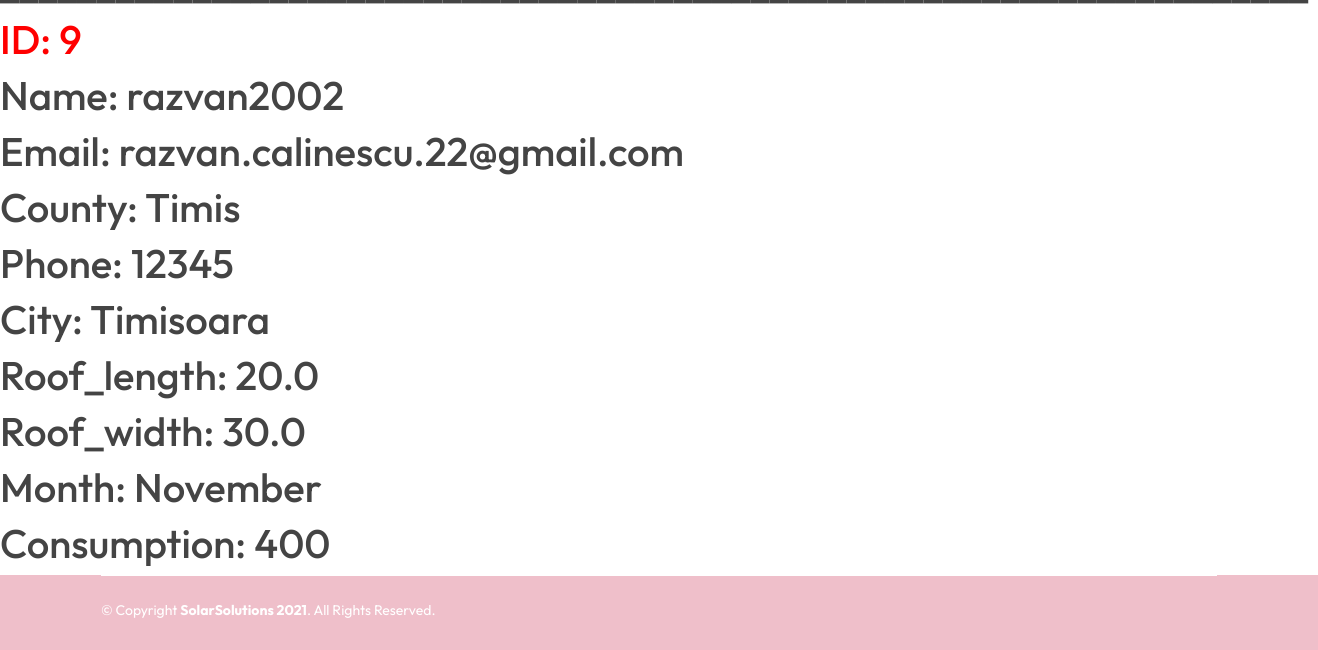
The page /database (lower part) on the database as committed earlier.
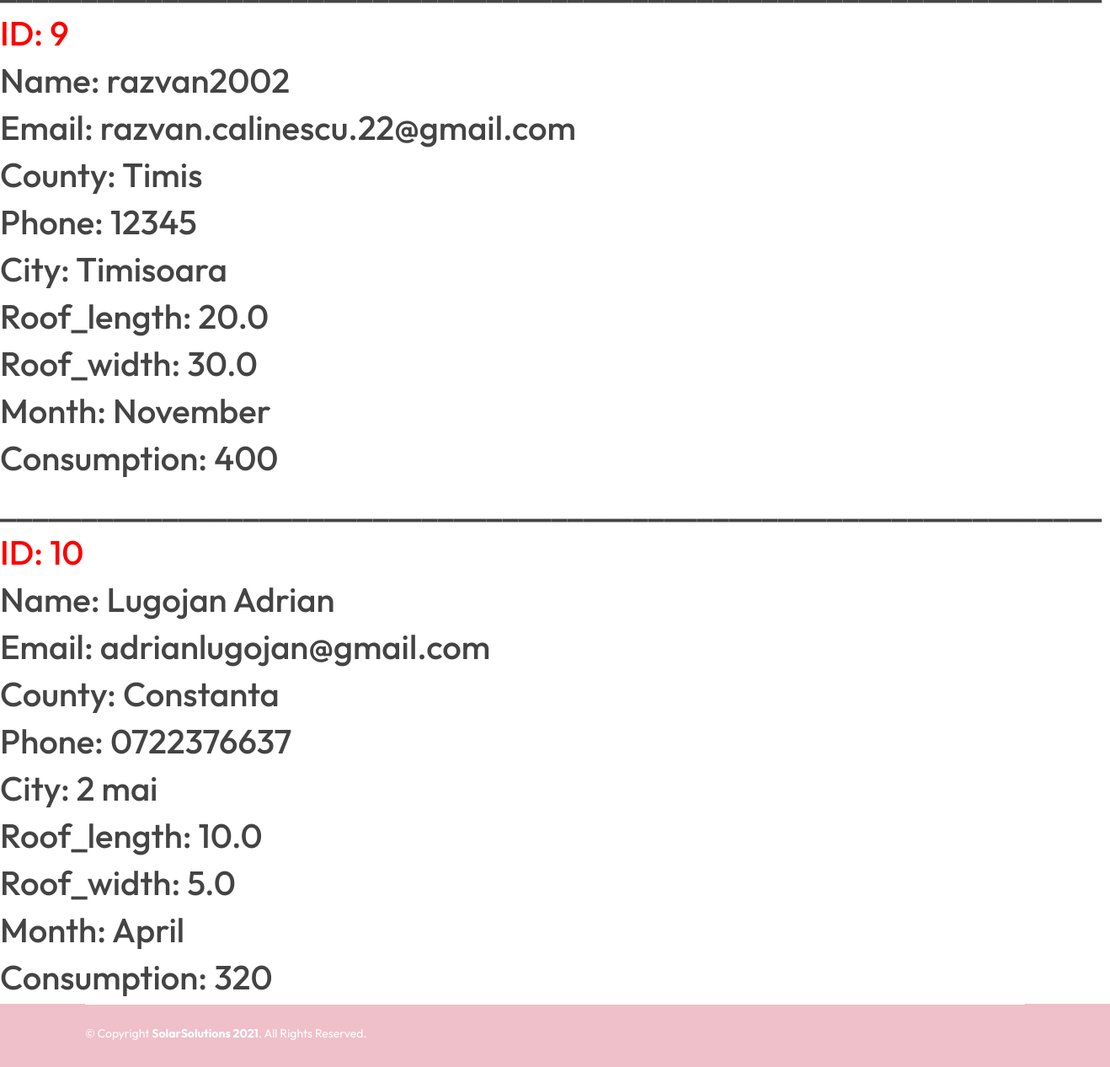
The same page on the database as committed later.
### website/models.py (models this page shows)
class User(db.Model, UserMixin):
    id = db.Column(db.Integer, primary_key=True)
    name = db.Column(db.String(150))
    email = db.Column(db.String(150), unique=True)
    password = db.Column(db.String(150))
    phone = db.Column(db.String(150))
    county = db.Column(db.String(150))
    city = db.Column(db.String(150))
    roof_length = db.Column(db.Float)
    roof_width = db.Column(db.Float)
    month = db.Column(db.String(150))
    consumption = db.Column(db.Integer)

### website/views.py (the view)
@views.route('/database')
def database():
    rows = User.query.count()
    return render_template('database.html', user=current_user, show_system=False , table_user=User.query.all(), rows=rows)

### website/templates/database.html (shortened to what this page needs)
{% extends "header_footer_general.html" %}
{% block content %}
<br>
<br>
<br>
<br>
<br>
<div style="display: block;">
{% for user in table_user %}
<h1>____________________________________________________________________</h1>
<h1 style="color: red;"> ID: {{user.id}} </h1>
<h1>Name: {{user.name}}</h1>
<h1>Email: {{user.email}}</h1>
<h1>County: {{user.county}}</h1>
<h1>Phone: {{user.phone}}</h1>
<h1>City: {{user.city}}</h1>
<h1>Roof_length: {{user.roof_length}}</h1>
<h1>Roof_width: {{user.roof_width}}</h1>
<h1>Month: {{user.month}}</h1>
<h1>Consumption: {{user.consumption}}</h1>
{% endfor %}
</div>
{% endblock %}

### website/templates/header_footer_general.html (shortened to what this page needs)
<!DOCTYPE html>
<html lang="en">
<head>
  <link rel="stylesheet" type="text/css" href = "{{ url_for('static',filename='assets/vendor/aos/aos.css') }}">
  <link rel="stylesheet" type="text/css" href = "{{ url_for('static',filename='assets/vendor/bootstrap/css/bootstrap.min.css') }}">
  <link rel="stylesheet" type="text/css" href = "{{ url_for('static',filename='assets/vendor/bootstrap-icons/bootstrap-icons.css') }}">
  <link rel="stylesheet" type="text/css" href = "{{ url_for('static',filename='assets/vendor/boxicons/css/boxicons.min.css') }}">
  <link rel="stylesheet" type="text/css" href = "{{ url_for('static',filename='assets/vendor/glightbox/css/glightbox.min.css') }}">
  <link rel="stylesheet" type="text/css" href = "{{ url_for('static',filename='assets/vendor/swiper/swiper-bundle.min.css') }}">
  <link rel="stylesheet" type="text/css" href = "{{ url_for('static',filename='assets/css/style.css') }}">
</head>
<body>
         {% block content %}{% endblock %}
  <footer id="footer">
    <div class="container">
      <div class="copyright-wrap d-md-flex py-4">
        <div class="me-md-auto text-center text-md-start">
          <div class="copyright">
            &copy; Copyright <strong><span>SolarSolutions <script>document.write(new Date().getFullYear());</script></span></strong>. All Rights Reserved.
          </div>
          <div class="credits">
          </div>
        </div>
      </div>
    </div>
  </footer>
</body>
</html>

### website/static/assets/css/style.css (style rules this page uses)
body { font-family: "Outfit", sans-serif; color: #444444; }
#footer { color: #fff; font-size: 14px; background: #efbfca; background-size: cover; }
#footer .copyright-wrap { border-top: 1px solid #ffffff; }
#footer .credits { padding-top: 5px; font-size: 13px; color: #fff; }

Rows that differ between the two databases and show on the page:
added User: id "10", name "Lugojan Adrian", email "adrianlugojan@gmail.com", county "Constanta", phone "0722376637", city "2 mai", roof_length "10.0", roof_width "5.0", month "April", consumption "320"
